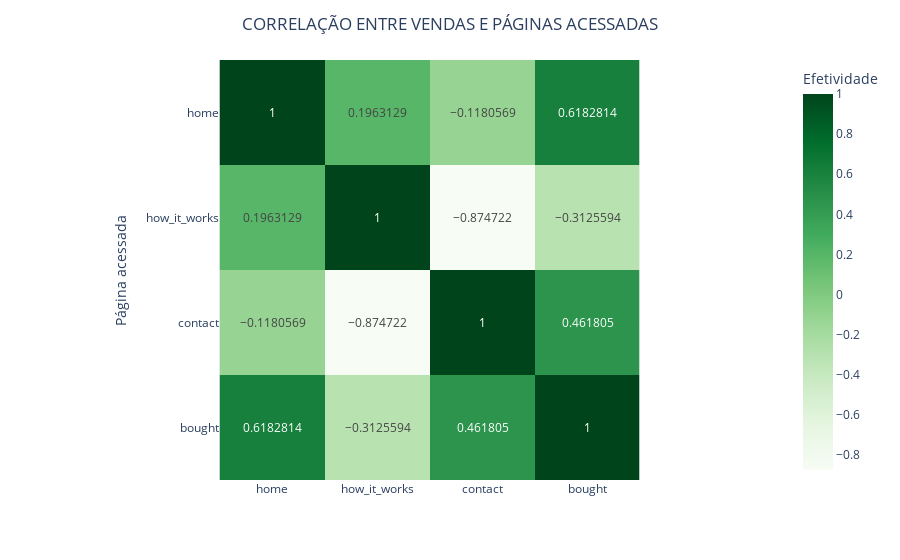

This figure's notebook cell:
### Code cell
#Mapa de Calor

fig = px.imshow(df.corr(), labels=dict(y='Página acessada',
                                       color='Efetividade'),
               color_continuous_scale=px.colors.sequential.Greens,
               text_auto=True)

fig.update_layout(title={
    'text' : 'CORRELAÇÃO ENTRE VENDAS E PÁGINAS ACESSADAS',
    'x' : 0.5
})

fig.show()

### Figure 1 — Plotly figure (JSON) as saved in the notebook; plotly's stock layout.template omitted (floating-point values rounded to 4 significant figures)
{"data": [{"coloraxis": "coloraxis", "hovertemplate": "x: %{x}<br>Página acessada: %{y}<br>Efetividade: %{z}<extra></extra>", "name": "0", "texttemplate": "%{z}", "type": "heatmap", "x": ["home", "how_it_works", "contact", "bought"], "xaxis": "x", "y": ["home", "how_it_works", "contact", "bought"], "yaxis": "y", "z": [[1, 0.1963, -0.1181, 0.6183], [0.1963, 1, -0.8747, -0.3126], [-0.1181, -0.8747, 1, 0.4618], [0.6183, -0.3126, 0.4618, 1]]}], "layout": {"coloraxis": {"colorbar": {"title": {"text": "Efetividade"}}, "colorscale": [[0, "rgb(247,252,245)"], [0.125, "rgb(229,245,224)"], [0.25, "rgb(199,233,192)"], [0.375, "rgb(161,217,155)"], [0.5, "rgb(116,196,118)"], [0.625, "rgb(65,171,93)"], [0.75, "rgb(35,139,69)"], [0.875, "rgb(0,109,44)"], [1, "rgb(0,68,27)"]]}, "margin": {"t": 60}, "title": {"text": "CORRELAÇÃO ENTRE VENDAS E PÁGINAS ACESSADAS", "x": 0.5}, "xaxis": {"anchor": "y", "constrain": "domain", "domain": [0, 1], "scaleanchor": "y"}, "yaxis": {"anchor": "x", "autorange": "reversed", "constrain": "domain", "domain": [0, 1], "title": {"text": "Página acessada"}}}}
